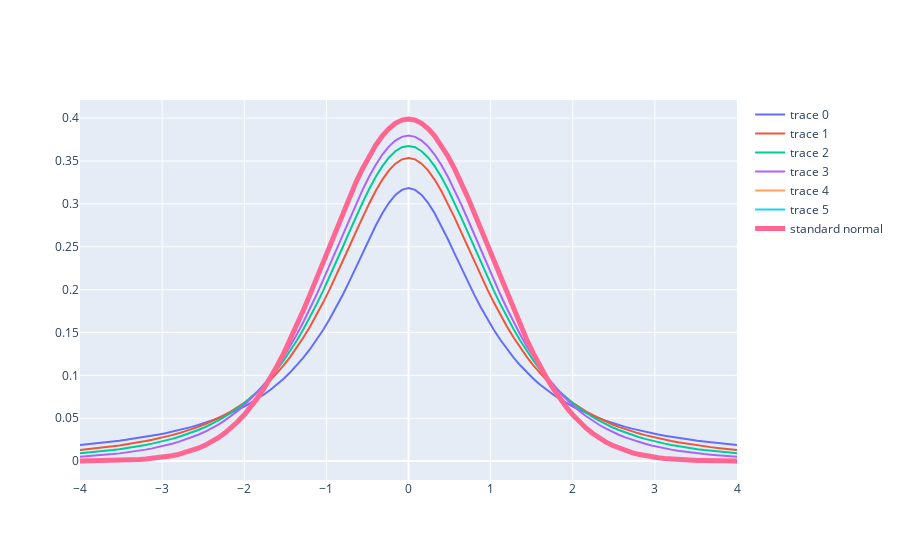

Notebook code for this chart:
### Code cell
x_bound = 4
x = np.linspace(-x_bound, x_bound, 101)
fig = go.Figure()
fig.add_trace(go.Scatter(x=x, y=stats.t.pdf(x, 1)))
fig.add_trace(go.Scatter(x=x, y=stats.t.pdf(x, 2)))
fig.add_trace(go.Scatter(x=x, y=stats.t.pdf(x, 3)))
fig.add_trace(go.Scatter(x=x, y=stats.t.pdf(x, 5)))
fig.add_trace(go.Scatter(x=x, y=stats.t.pdf(x, 100)))
fig.add_trace(go.Scatter(x=x, y=stats.t.pdf(x, 10**9)))
fig.add_trace(go.Scatter(x=x, y=stats.norm.pdf(x, 0,1), name="standard normal", line=dict(width=5)))
